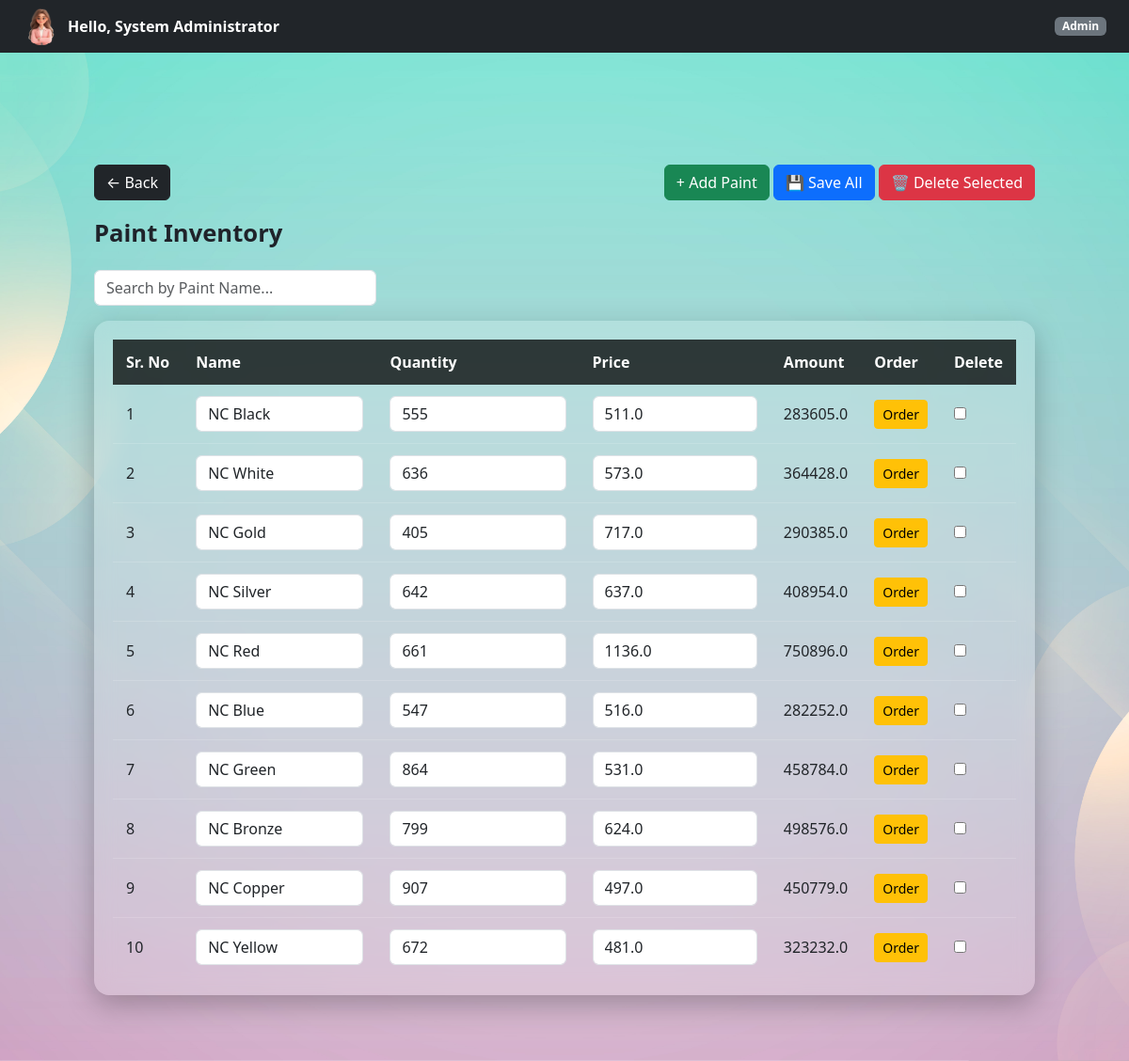
Before: /admin/paints (signed in) with the older database file.
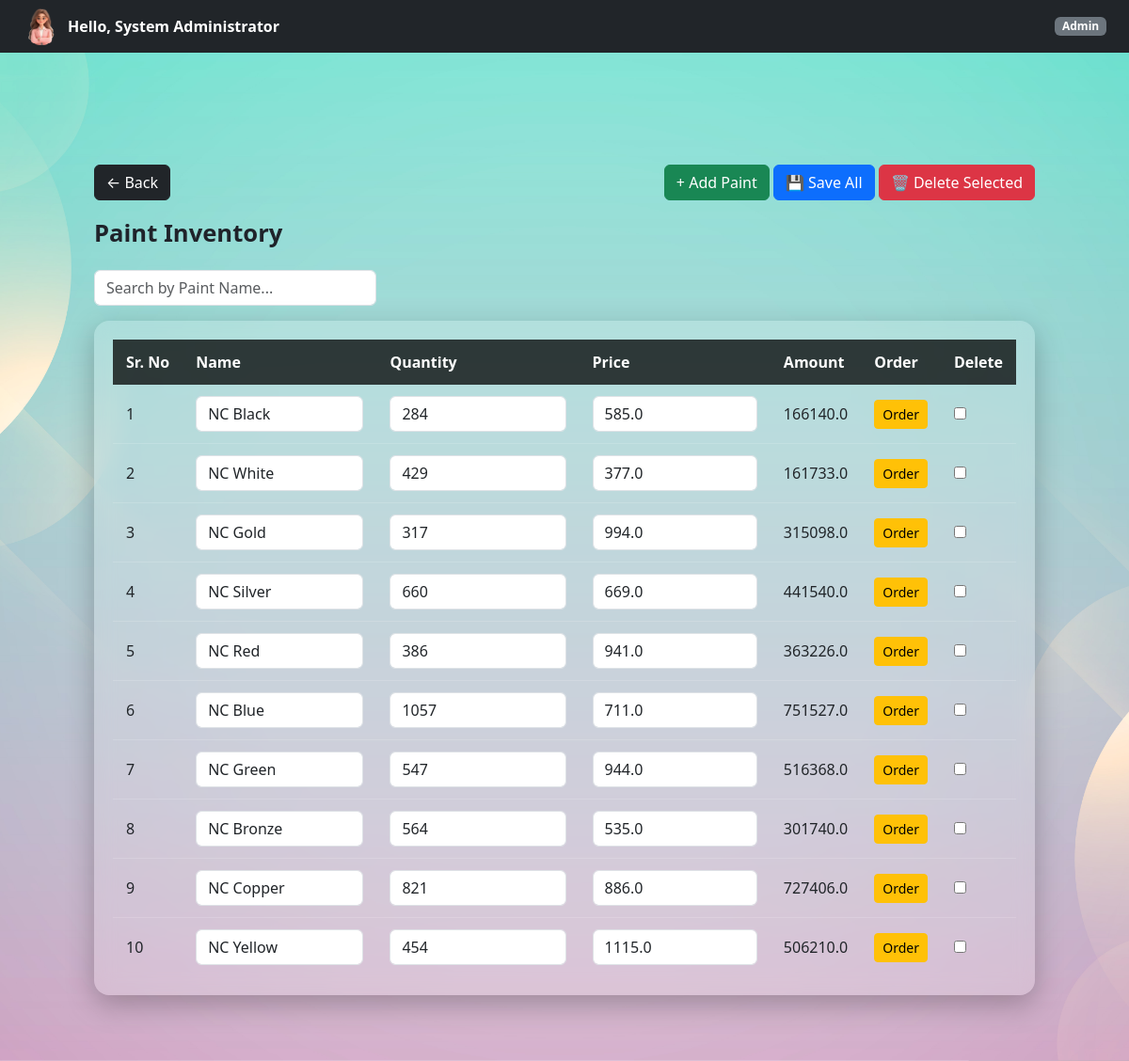
After: the same page with the newer database file.
### controller/models.py (models this page shows)
class Paint(db.Model):
    id = db.Column(db.Integer, primary_key=True)
    name = db.Column(db.String(100))
    quantity = db.Column(db.Integer)
    price = db.Column(db.Float)

### controller/admin.py (the view)
@admin_bp.route("/paints")
@login_required
@role_required("Admin")
def view_paints():
    paints = Paint.query.all()   # if model exists
    return render_template("admin/paint.html", paints=paints)

### templates/admin/paint.html (shortened to what this page needs)
{% extends "base.html" %}
{% block page_class %}company-dashboard-bg{% endblock %}
{% block free_content %}
{% include "partials/navbar.html" %}
<div class="dashboard-container">
    <div class="d-flex justify-content-between align-items-center mb-3">
        <a href="{{ url_for('admin.dashboard') }}" class="btn btn-dark">
            ← Back
        </a>
        <div>
            <button class="btn btn-success"
                onclick="addPaintRow()">
                + Add Paint
            </button>
            <button form="paintForm" class="btn btn-primary">
                💾 Save All
            </button>
            <button type="button" class="btn btn-danger"
                onclick="deleteSelectedPaints()">
                🗑 Delete Selected
            </button>
        </div>
    </div>
    <div class="page-title">Paint Inventory</div>
    <input
        type="text"
        id="searchInput"
        placeholder="Search by Paint Name..."
        class="form-control mb-3"
        style="max-width: 300px;"
    >
    <form id="paintForm" method="POST" action="{{ url_for('admin.bulk_update_paints') }}">
        <div class="glass-table">
            <table>
                <thead>
                    <tr>
                        <th>Sr. No</th>
                        <th>Name</th>
                        <th>Quantity</th>
                        <th>Price</th>
                        <th>Amount</th>
                        <th>Order</th>
                        <th>Delete</th>
                    </tr>
                </thead>
                <tbody id="paintTableBody">
                    {% for paint in paints %}
                    <tr>
                        <td class="sr-no">{{ loop.index }}</td>
                        <td>
                            <input name="name[]" value="{{ paint.name }}" class="form-control">
                        </td>
                        <td>
                            <input name="quantity[]" type="number" value="{{ paint.quantity }}" class="form-control qty">
                        </td>
                        <td>
                            <input name="price[]" type="number" step="0.01" value="{{ paint.price }}" class="form-control price">
                        </td>
                        <td class="amount">
                            {{ paint.quantity * paint.price }}
                        </td>
                        <td>
                            <button
                                type="button"
                                class="btn btn-warning btn-sm"
                                onclick="orderPaint('{{ paint.id }}', '{{ paint.name }}', '{{ paint.price }}')">
                                Order
                            </button>
                        </td>
                        <td>
                            <input type="checkbox" name="selected_ids[]" value="${paint.id}">
                        </td>
                    </tr>
                    {% endfor %}
                </tbody>
            </table>
        </div>
    </form>
</div>
{% endblock %}

### templates/base.html (shortened to what this page needs)
<!DOCTYPE html>
<html lang="en">
<head>
    <link rel="stylesheet" href="{{ url_for('static', filename='styles/bootstrap/css/bootstrap.min.css') }}">
    <link rel="stylesheet" href="{{ url_for('static', filename='styles/main.css') }}">
</head>
<body>
<div class="page-wrapper {% block page_class %}{% endblock %}">
    {% block free_content %}{% endblock %}
</div>
</body>
</html>

### templates/partials/navbar.html (shortened to what this page needs)
<nav class="navbar navbar-dark bg-dark fixed-top px-4 d-flex justify-content-between">
    <a
        class="d-flex align-items-center text-white text-decoration-none"
        data-bs-toggle="offcanvas"
        href="#profileSidebar"
        role="button"
    >
        <img
            src="{{ url_for('static', filename='scripts/images/profile.png') }}"
            width="40"
            height="40"
            class="rounded-circle me-2"
        >
        <strong>Hello, {{ session.get("user_name") }}</strong>
    </a>
    <span class="badge bg-secondary">
        {% if "Admin" in session.get("roles", []) %}
            Admin
        {% else %}
            Employee
        {% endif %}
    </span>
</nav>

### static/styles/main.css (style rules this page uses)
html, body { height: 100%; margin: 0; }
.page-wrapper { min-height: 100vh; width: 100%; display: flex; align-items: flex-start; justify-content: center; }
.company-dashboard-bg { background: url("../scripts/images/company1.jpg") no-repeat center center/cover; }
.dashboard-container { width: 100%; padding: 90px 40px 40px; }
.page-wrapper { padding: 30px 60px; }
.page-title { font-size: 1.6rem; font-weight: 600; color: #1f232a; margin-bottom: 20px; }
.glass-table { background: rgba(255, 255, 255, 0.18); backdrop-filter: blur(10px); -webkit-backdrop-filter: blur(10px); border-radius: 16px; padding: 20px; box-shadow: 0 10px 30px rgba(0, 0, 0, 0.25); width: 100%; overflow-x: auto; }
.glass-table table { width: 100%; border-collapse: collapse; }
.glass-table thead { background: rgba(0, 0, 0, 0.75); color: #ffffff; }
.glass-table th, .glass-table td { padding: 12px 14px; text-align: left; white-space: nowrap; }
.glass-table tbody tr { border-bottom: 1px solid rgba(255, 255, 255, 0.15); }
.glass-table tbody tr:last-child { border-bottom: none; }
body { padding-top: 55px; }

Changed rows visible on the page:
changed Paint "NC Black": quantity "555" → "284"; price "511.0" → "585.0"; paint.quantity*paint.price "283605.0" → "166140.0"
changed Paint "NC White": quantity "636" → "429"; price "573.0" → "377.0"; paint.quantity*paint.price "364428.0" → "161733.0"
changed Paint "NC Gold": quantity "405" → "317"; price "717.0" → "994.0"; paint.quantity*paint.price "290385.0" → "315098.0"
changed Paint "NC Silver": quantity "642" → "660"; price "637.0" → "669.0"; paint.quantity*paint.price "408954.0" → "441540.0"
changed Paint "NC Red": quantity "661" → "386"; price "1136.0" → "941.0"; paint.quantity*paint.price "750896.0" → "363226.0"
changed Paint "NC Blue": quantity "547" → "1057"; price "516.0" → "711.0"; paint.quantity*paint.price "282252.0" → "751527.0"
changed Paint "NC Green": quantity "864" → "547"; price "531.0" → "944.0"; paint.quantity*paint.price "458784.0" → "516368.0"
changed Paint "NC Bronze": quantity "799" → "564"; price "624.0" → "535.0"; paint.quantity*paint.price "498576.0" → "301740.0"
changed Paint "NC Copper": quantity "907" → "821"; price "497.0" → "886.0"; paint.quantity*paint.price "450779.0" → "727406.0"
changed Paint "NC Yellow": quantity "672" → "454"; price "481.0" → "1115.0"; paint.quantity*paint.price "323232.0" → "506210.0"
